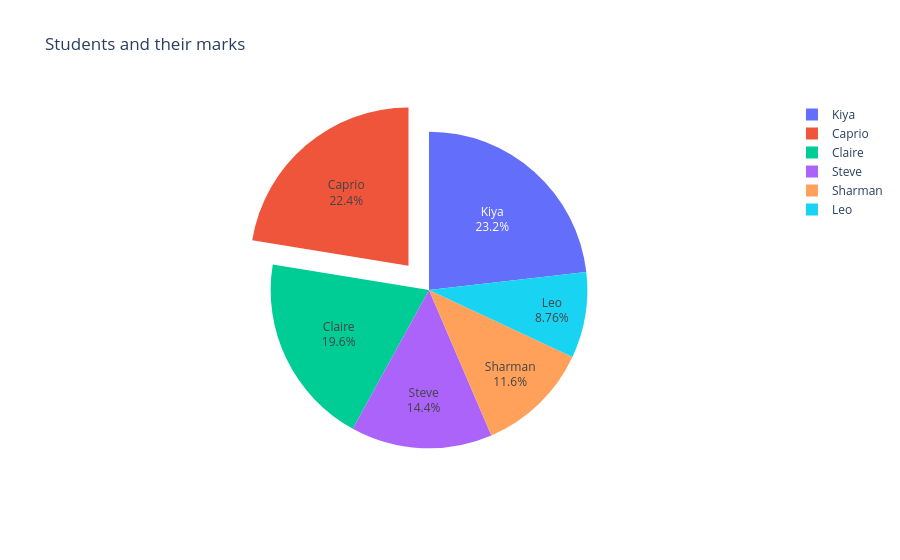

Source (notebook cell):
### Code cell
# Pie chart
stud = ['Leo', 'Steve', 'Claire', 'Caprio', 'Sharman', 'Kiya']
marks = [34, 56, 76, 87, 45, 90, 91]

# Assicurati che la lunghezza di 'LABELS' corrisponda a quella di 'stud'
fig = go.Figure(data=[
    go.Pie(
        labels=stud,
        values=marks,
        pull=[0, 0, 0, 0.2, 0, 0]  # Caprio evidenziato
    )
])

fig.update_traces(textposition='inside', textinfo='percent+label')
fig.update_layout(title="Students and their marks")

fig.show()

### Figure 1 — Plotly figure (JSON) as saved in the notebook; plotly's stock layout.template omitted (floating-point values rounded to 4 significant figures)
{"data": [{"labels": ["Leo", "Steve", "Claire", "Caprio", "Sharman", "Kiya"], "pull": [0, 0, 0, 0.2, 0, 0], "textinfo": "percent+label", "textposition": "inside", "type": "pie", "values": [34, 56, 76, 87, 45, 90, 91]}], "layout": {"title": {"text": "Students and their marks"}}}
